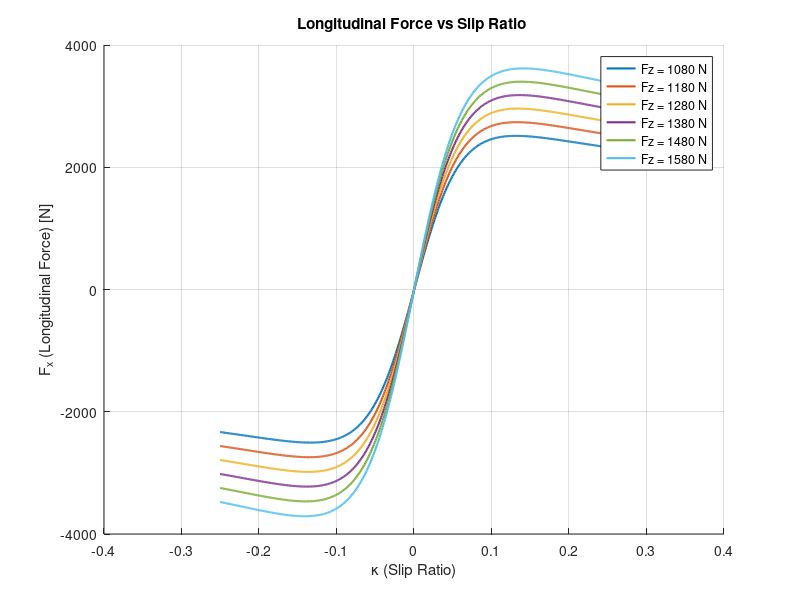

The MATLAB source for this figure:
LFZO                         = 1 ;                
LCX                          = 1 ;                
LMUX                         = 1 ;                
LEX                          = 1 ;                
LKX                          = 1 ;                
LHX                          = 1 ;                
LVX                          = 1 ;                
LCY                          = 1 ;                
LMUY                         = 1 ;                
LEY                          = 1 ;                
LKY                          = 1 ;                
LHY                          = 1 ;                
LVY                          = 1 ;                
LTR                          = 1 ;                
LRES                         = 1 ;                
LXAL                         = 1 ;                
LYKA                         = 1 ;                
LVYKA                        = 1 ;                
LS                           = 1 ;                
LKYC                         = 1 ;                
LKZC                         = 1 ;                
LVMX                         = 1 ;                
LMX                          = 1 ;                
LMY                          = 1 ;                
LMP                          = 1 ;                

PCX1                         = 1.5767 ;           
PDX1                         = 2.3195 ;           
PDX2                         = -0.013452  ;       
PDX3                         = 5.96       ;       
PEX1                         = -3.637e-13 ;       
PEX2                         = -0.28217   ;       
PEX3                         = -0.6       ;       
PEX4                         = 0.9        ;       
PKX1                         = 40.5424    ;       
PKX2                         = 29.9974    ;       
PKX3                         = -1.0517    ;       
PHX1                         = 0.0004551  ;       
PHX2                         = 0.0029521  ;       
PVX1                         = -0.023894  ;       
PVX2                         = -0.1       ;       
PPX1                         = -0.85055   ;       
PPX2                         = -1.4069    ;       
PPX3                         = -0.26111   ;       
PPX4                         = 0.19634    ;       
RBX1                         = 13.8812    ;       
RBX2                         = 8.6651     ;       
RBX3                         = 216.1734   ;       
RCX1                         = 1.0438     ;       
REX1                         = 0.6709     ;       
REX2                         = 0.7907     ;       
RHX1                         = 0.0028779  ;       


kappa = linspace(-0.25, 0.25, 500);
Fz_values = [1080, 1180, 1280, 1380, 1480,1580];

figure;
hold on;
title('Longitudinal Force vs Slip Ratio ');
xlabel('\kappa (Slip Ratio)');
ylabel('F_x (Longitudinal Force) [N]');
grid on;


for i = 1:length(Fz_values)
    Fz = Fz_values(i);
    dfz = (Fz - LFZO * 1500) / (LFZO * 1500);
    mu_x = (PDX1 + PDX2 * dfz) * (1 - PDX3 * 0) * LMUX;
    Dx = mu_x * Fz;
    Ex = (PEX1 + PEX2 * dfz + PEX3 * dfz^2) .* (1 - PEX4 * sign(kappa)) * LEX;
    Kx = Fz * (PKX1 + PKX2 * dfz) * exp(PKX3 * dfz) * LKX;
    Cx = PCX1 * LCX;
    Bx = Kx ./ (Cx .* Dx);
    SHx = (PHX1 + PHX2 * dfz) * LHX;
    SVx = Fz * (PVX1 + PVX2 * dfz) * LVX * LMUX;
    kappa_x = kappa + SHx;
    term1 = Bx .* kappa_x;
    term2 = atan(term1);
    term3 = atan(Bx .* kappa_x - Ex .* (Bx .* kappa_x - term2));
    Fx0 = Dx .* sin(Cx .* term3) + SVx;

    plot(kappa, Fx0, 'DisplayName', sprintf('Fz = %d N', Fz), 'LineWidth', 1.5);
end

legend show;
hold off;
 
